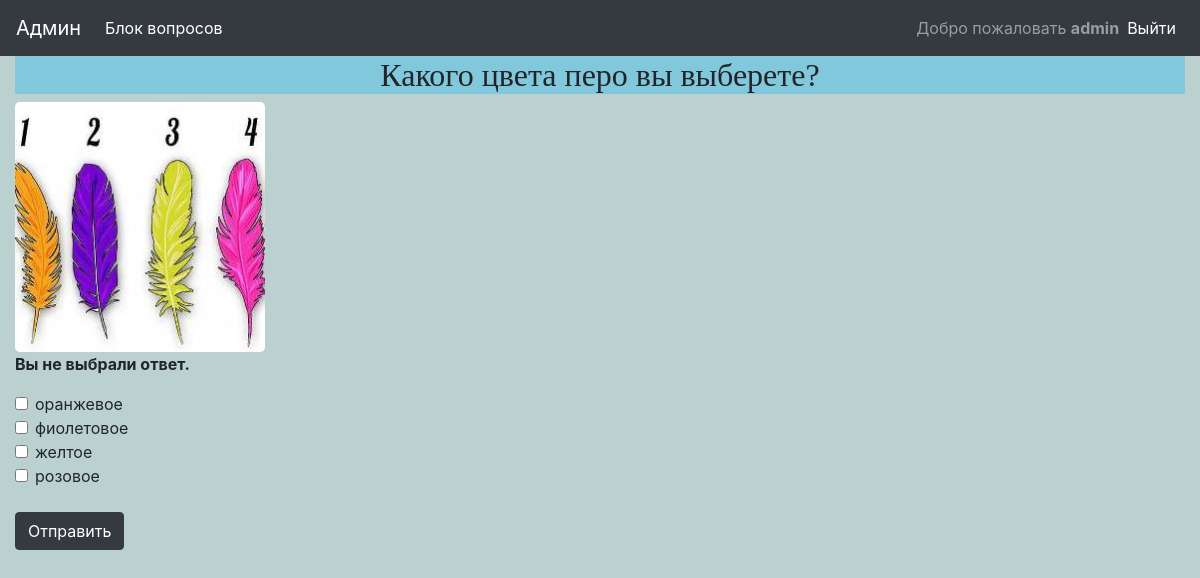
Screenshot of /answer/4 (signed in) with the database file from the repository.
### questions/models.py (models this page shows, shortened)
class QuestionInBlock(models.Model):
	question = models.ForeignKey(Question, on_delete=models.CASCADE, related_name='question', null=True, verbose_name='Вопрос')
	block = models.ForeignKey(Block, on_delete=models.CASCADE, related_name='block', verbose_name='Блок')
	class Meta:
		verbose_name = 'Вопрос в блоке'
		verbose_name_plural = 'Вопросы в блоке'

class Question(models.Model):
	RADIO = 'RO'
	CHECKBOX = 'CX'
	TYPE_VARIANT_CHOICES = [
		(RADIO, 'Радиокнопка'),
		(CHECKBOX, 'Чекбокс'),
	]
	title = models.CharField("Вопрос", max_length=264, null=True, blank=True)
	image = models.ImageField("Картинка", blank=True, upload_to='media')
	type_variant = models.CharField("Выбор варианта", max_length=2, choices=TYPE_VARIANT_CHOICES, default=RADIO)
	class Meta:
		verbose_name = 'Вопрос'
		verbose_name_plural = 'Вопросы'

class Answer(models.Model):
	title = models.CharField("Ответ", max_length=128, null=True, blank=True)
	question = models.ForeignKey(Question, on_delete=models.CASCADE, related_name='answer_in_question', verbose_name='Вопрос', null=True)
	correct = models.BooleanField(default=True,  help_text = 'Ставим галочку, если необходимо учесть вес ответа')
	weight = models.SmallIntegerField("Вес ответа в опроснике", editable=True, default=0)
	class Meta:
		verbose_name = 'Ответ'
		verbose_name_plural = 'Ответы'

### questions/views.py (the view, shortened to what this page needs)
# urls.py: path('answer/<int:question_id>', views.answer, name='answer'),
@login_required()
def answer(request, question_id):
	user = request.user
	question = QuestionInBlock.objects.get(id=question_id)
	block_id = QuestionInBlock.objects.get(id=question_id).block.id
	blocks = get_object_or_404(Block, pk=block_id)
	users_profiles = UserProfile.objects.filter(user=user)
	questions_count = QuestionInBlock.objects.filter(block__id=block_id).count()
	try:
		multiple_answer = question.question.answer_in_question.filter(id__in=request.POST.getlist('answer'))
		single_answer = question.question.answer_in_question.get(pk=request.POST['answer'])
	except (KeyError, Answer.DoesNotExist):
		context = {
			'blocks':blocks,
			'question': question,
			'error_message': "Вы не выбрали ответ.",
		}
		return render(request, 'answer.html', context)

### questions/templates/answer.html (shortened to what this page needs)
{% extends 'base.html' %}
{% block header %}{{ question.question.title }}{% endblock header %}
{% block content %}
{% if question.question.image %}
    <img src="{{ question.question.image.url }}" class="rounded-lg">
{% endif %}
{% if error_message %}
    <p><strong>{{ error_message }}</strong></p>
{% endif %}
<form action="" method="post">
    {% for answer in question.question.answer_in_question.all %}
    {% if blocks.type_block == 'TS' %}
    <div class="custom-control custom-radio">
        <input class="custom-control-input" type="radio" name="answer" value="{{answer.id}}" id="answer{{forloop.counter}}">
        <label class="custom-control-label" for="answer{{forloop.counter}}">
            {{ answer.title }}
        </label>
    </div>
    {% else %}
    <div class="form-check">
        <input class="form-check-input" type="checkbox" name="answer" value="{{answer.id}}" id="answer{{forloop.counter}}">
        <label class="form-check-label" for="answer{{forloop.counter}}">
            {{ answer.title }}
        </label>
    </div>
    {% endif %}
    {% endfor %}
    <br>
    <input class="btn btn-dark" type="submit" value="Отправить">
</form>
{% endblock %}

### questions/templates/base.html (shortened to what this page needs)
<!DOCTYPE html>
{% load static %}
<html lang="en">
<head>
    {% block bootstrap_header %}
    <link rel="stylesheet" href='{% static "css/bootstrap.min.css" %}' />
    {% endblock bootstrap_header %}
</head>
<body style="background-color: rgb(186, 209, 208);">
    <nav class="navbar navbar-expand-lg navbar-dark bg-dark">
        <a class="navbar-brand" href="{% url 'admin:index' %}">Админ</a>
        <div class="collapse navbar-collapse" id="navbarSupportedContent">
          <ul class="navbar-nav mr-auto">
            {% if user.is_authenticated %}
            <li class="nav-item active">
              <a class="nav-link" href="{% url 'blocks' %}">Блок вопросов</a>
            </li>
            {% endif %}
          </ul>
          {% if user.is_authenticated %}
          <span class="navbar-text">Добро пожаловать <strong>{{ user.username }}</strong></span>
          {% endif %}
          <ul class="nav justify-content-end navbar-nav">
            <li class="nav-item active">
              <a class="nav-link" href="{% url 'logout' %}">Выйти</a>
            </li>
          </ul>
        </div>
      </nav>
      <div class="container-fluid">
        <div class="row">
          <div class="col-12">
            <h2 class="text-center" style="background-color: #82c8dd; font-family: 'Lobster', cursive;">{% block header %}{% endblock header %}</h2>
          </div>
        </div>
    {% block content %}
    {% endblock content %}
      </div>
</body>
</html>

### rows the page displays
QuestionInBlock: question "Какого цвета перо вы выберете?", question.image (picture)
Answer: title "оранжевое"
Answer: title "фиолетовое"
Answer: title "желтое"
Answer: title "розовое"

### other values shown
{{ user.username }} "admin"
{{ error_message }} "Вы не выбрали ответ."
